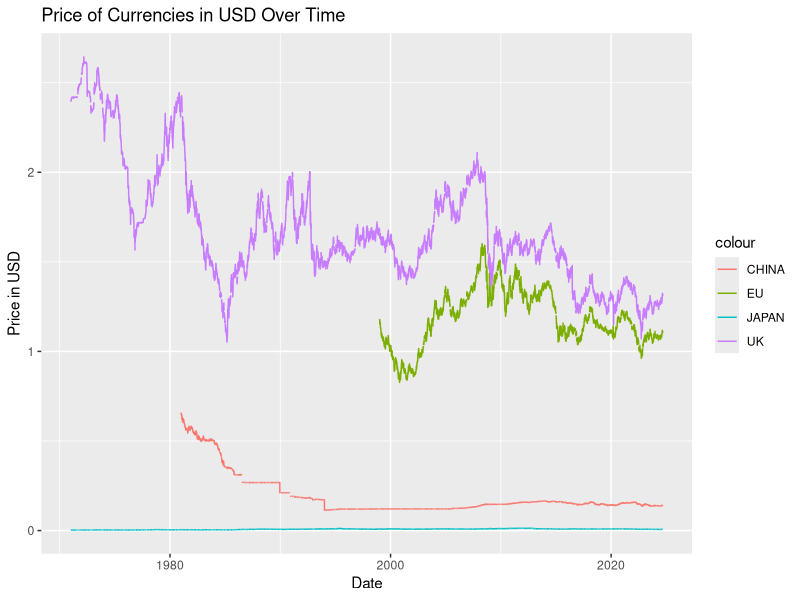

Here is the R script that generated this plot:
## ---- chunk 1
# load libraries
library(dplyr)
library(ggplot2)

# load the data
dollar_to_yen <- read.csv("DEXJPUS.csv")
dollar_to_yuan <- read.csv("DEXCHUS.csv")
dollar_to_lb <- read.csv("DEXUSUK.csv")
dollar_to_euro <- read.csv("DEXUSEU.csv")
## ---- chunk 2
# coerce all exchange rates to numeric
dollar_to_yen$DEXJPUS <- as.numeric(dollar_to_yen$DEXJPUS)
dollar_to_yuan$DEXCHUS <- as.numeric(dollar_to_yuan$DEXCHUS)
dollar_to_lb$DEXUSUK <- as.numeric(dollar_to_lb$DEXUSUK)
dollar_to_euro$DEXUSEU <- as.numeric(dollar_to_euro$DEXUSEU)

# invert Japan and China Exchange Rates
dollar_to_yen$DEXUSJP <- 1 / dollar_to_yen$DEXJPUS
dollar_to_yuan$DEXUSCH <- 1 / dollar_to_yuan$DEXCHUS
## ---- chunk 3
# visualize the price of each currency in dollars over time
# aggregate data
all_currencies <- full_join(dollar_to_yen, dollar_to_lb, by = "DATE") %>%
                  left_join(dollar_to_yuan, by="DATE") %>%
                  left_join(dollar_to_euro, by="DATE") %>%
                  select(!c(DEXCHUS, DEXJPUS)) %>%
                  # convert to datetime
                  mutate(DATE = as.Date(DATE))

ggplot(data=all_currencies)+
  geom_line(mapping=aes(x=DATE, y=DEXUSJP, color = "JAPAN")) +
  geom_line(mapping=aes(x=DATE, y=DEXUSCH, color = "CHINA")) +
  geom_line(mapping=aes(x=DATE, y=DEXUSEU, color = "EU")) +
  geom_line(mapping=aes(x=DATE, y=DEXUSUK, color = "UK")) +
  ylab("Price in USD") + 
  xlab("Date") + 
  ggtitle("Price of Currencies in USD Over Time")

## ---- chunk 4
# load election data
election_outcomes <- read.csv("ElectionResults2.csv") %>%
                     filter(Year > 1971)
## ---- chunk 5
# import extra library for formatting
library(stringr)

# find the average value of USD in the 4 years leading up to each election
all_currencies$YEAR <- strftime(all_currencies$DATE, format="%Y")

exchange_rates <- c("DEXUSJP", "DEXUSCH", "DEXUSUK", "DEXUSEU")
new_variables4y <- c("USD4YJP", "USD4YCH", "USD4YUK", "USD4YEU")
new_variables1y <- c("USD1YJP", "USD1YCH", "USD1YUK", "USD1YEU")

# set up variables for USD value relative to all currencies
for (i in seq(1,4)) {
  len <- length(election_outcomes$Year)
  election_outcomes[[new_variables4y[i]]] <- rep(NA, len)
  election_outcomes[[new_variables1y[i]]] <- rep(NA, len)
}

# 4-Year Metric  
for (i in seq(1,length(election_outcomes$Year))) {
  year <- election_outcomes$Year[i]
  # start of Year (year - 4)
  lowest_date <- year - 4
  # November 1 of election year
  highest_date <- as.Date(str_glue("11/01/",year), "%m/%d/%Y")
  
  for (j in seq(1,4)) {
    election_outcomes[[new_variables4y[j]]][i] <- mean(all_currencies[[exchange_rates[j]]][(all_currencies$DATE <= highest_date) & (strftime(all_currencies$DATE, format="%Y") >= lowest_date)], na.rm=TRUE)
  }
}
  
# 1-Year Metric
for (i in seq(1,length(election_outcomes$Year))) {
  year <- election_outcomes$Year[i]
  # November 1 of election year
  highest_date <- as.Date(str_glue("11/01/",year), "%m/%d/%Y")
  
  for (j in seq(1,4)) {
    election_outcomes[[new_variables1y[j]]][i] <- mean(all_currencies[[exchange_rates[j]]][(all_currencies$DATE <= highest_date) & (strftime(all_currencies$DATE, format="%Y") >= year)], na.rm=TRUE)
  }
}
## ---- chunk 6

